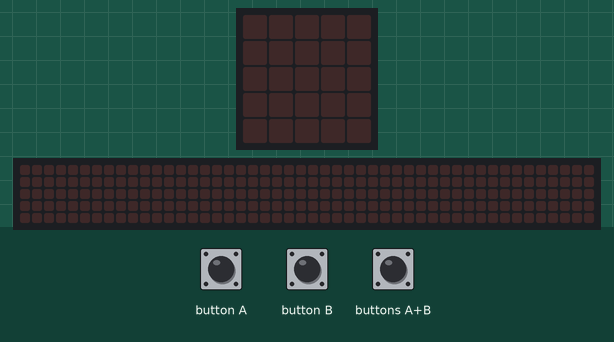
Simulated run of this program. Board: BBC micro:bit (MakeCode). On the bench: the board's 5×5 LED display, a strip that is not on the board, showing the scrolling text unrolled. The test bench sets the inputs (shaded band). The 48×5 strip is a reading aid, not a part: it shows the text the display is scrolling, unrolled, one strip-width of it at a time.

Above: at 1.2 s.
1.3 s: button A pressed for 0.15 s
At 1.6 s:
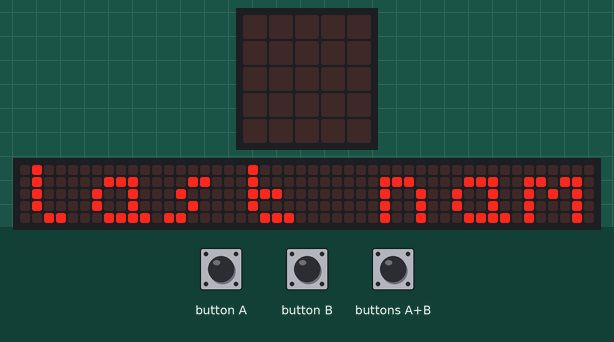
4.3 s: buttons A+B pressed for 0.15 s
At 4.67 s:
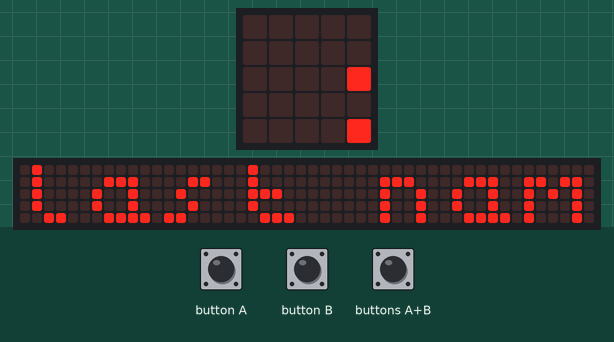
7.3 s: button B pressed for 0.15 s
10.3 s: buttons A+B pressed for 1 s
At 11.72 s:
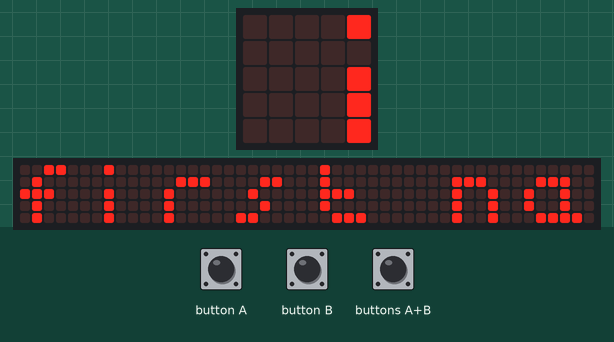
13.3 s: buttons A+B pressed for 0.15 s
At 13.67 s:
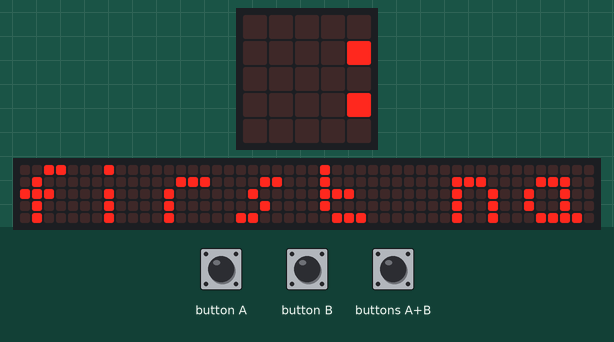
16.3 s: buttons A+B pressed for 0.15 s
At 16.67 s:
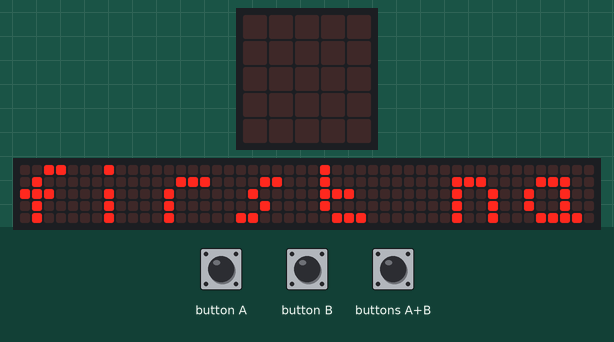

The program:

main.ts
```typescript
input.onButtonPressed(Button.A, function () {
    basic.showString("last name")
})
input.onButtonPressed(Button.AB, function () {
    basic.clearScreen()
})
input.onButtonPressed(Button.B, function () {
    basic.showString("first name")
})
```

test.ts
```typescript
// テストはここに来ます。このパッケージが拡張機能として使用されるときにはコンパイルされません。
```

Measured:
- after the input at 1.3 s, the display: changes after 0.15 s (image 1)
- what the display in image 5 shows lasts 0.4 s, from 16.5 s to 16.9 s
